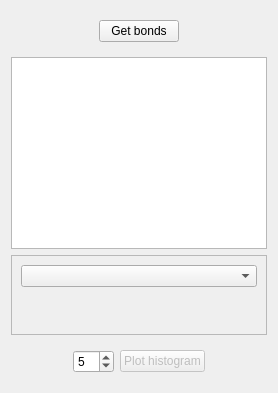
              <widget class="QWidget" name="tab_16">
               <attribute name="title">
                <string>Bonds</string>
               </attribute>
               <layout class="QVBoxLayout" name="verticalLayout_25">
                <item>
                 <widget class="QFrame" name="frame_60">
                  <property name="frameShape">
                   <enum>QFrame::NoFrame</enum>
                  </property>
                  <property name="frameShadow">
                   <enum>QFrame::Raised</enum>
                  </property>
                  <layout class="QHBoxLayout" name="horizontalLayout_51">
                   <property name="leftMargin">
                    <number>0</number>
                   </property>
                   <property name="rightMargin">
                    <number>0</number>
                   </property>
                   <item>
                    <spacer name="horizontalSpacer_22">
                     <property name="orientation">
                      <enum>Qt::Horizontal</enum>
                     </property>
                     <property name="sizeHint" stdset="0">
                      <size>
                       <width>40</width>
                       <height>20</height>
                      </size>
                     </property>
                    </spacer>
                   </item>
                   <item>
                    <widget class="QPushButton" name="FormActionsPostButGetBonds">
                     <property name="text">
                      <string>Get bonds</string>
                     </property>
                    </widget>
                   </item>
                   <item>
                    <spacer name="horizontalSpacer_23">
                     <property name="orientation">
                      <enum>Qt::Horizontal</enum>
                     </property>
                     <property name="sizeHint" stdset="0">
                      <size>
                       <width>40</width>
                       <height>20</height>
                      </size>
                     </property>
                    </spacer>
                   </item>
                  </layout>
                 </widget>
                </item>
                <item>
                 <widget class="QTableWidget" name="FormActionsPosTableBonds"/>
                </item>
                <item>
                 <widget class="QFrame" name="frame_8">
                  <property name="minimumSize">
                   <size>
                    <width>0</width>
                    <height>80</height>
                   </size>
                  </property>
                  <property name="frameShape">
                   <enum>QFrame::StyledPanel</enum>
                  </property>
                  <property name="frameShadow">
                   <enum>QFrame::Raised</enum>
                  </property>
                  <layout class="QVBoxLayout" name="verticalLayout_30">
                   <item>
                    <widget class="QComboBox" name="FormActionsPostComboBonds">
                     <property name="sizePolicy">
                      <sizepolicy hsizetype="Expanding" vsizetype="Fixed">
                       <horstretch>0</horstretch>
                       <verstretch>0</verstretch>
                      </sizepolicy>
                     </property>
                    </widget>
                   </item>
                   <item>
                    <widget class="QLabel" name="FormActionsPostLabelMeanBond">
                     <property name="text">
                      <string/>
                     </property>
                    </widget>
                   </item>
                  </layout>
                 </widget>
                </item>
                <item>
                 <widget class="QFrame" name="frame_7">
                  <property name="minimumSize">
                   <size>
                    <width>0</width>
                    <height>40</height>
                   </size>
                  </property>
                  <property name="frameShape">
                   <enum>QFrame::NoFrame</enum>
                  </property>
                  <property name="frameShadow">
                   <enum>QFrame::Raised</enum>
                  </property>
                  <property name="lineWidth">
                   <number>0</number>
                  </property>
                  <layout class="QHBoxLayout" name="horizontalLayout_32">
                   <item>
                    <spacer name="horizontalSpacer_27">
                     <property name="orientation">
                      <enum>Qt::Horizontal</enum>
                     </property>
                     <property name="sizeHint" stdset="0">
                      <size>
                       <width>40</width>
                       <height>20</height>
                      </size>
                     </property>
                    </spacer>
                   </item>
                   <item>
                    <widget class="QSpinBox" name="FormActionsPostPlotBondsHistogramN">
                     <property name="minimum">
                      <number>1</number>
                     </property>
                     <property name="value">
                      <number>5</number>
                     </property>
                    </widget>
                   </item>
                   <item>
                    <widget class="QPushButton" name="FormActionsPostButPlotBondsHistogram">
                     <property name="enabled">
                      <bool>false</bool>
                     </property>
                     <property name="text">
                      <string>Plot histogram</string>
                     </property>
                    </widget>
                   </item>
                   <item>
                    <spacer name="horizontalSpacer_26">
                     <property name="orientation">
                      <enum>Qt::Horizontal</enum>
                     </property>
                     <property name="sizeHint" stdset="0">
                      <size>
                       <width>40</width>
                       <height>20</height>
                      </size>
                     </property>
                    </spacer>
                   </item>
                  </layout>
                 </widget>
                </item>
               </layout>
              </widget>
